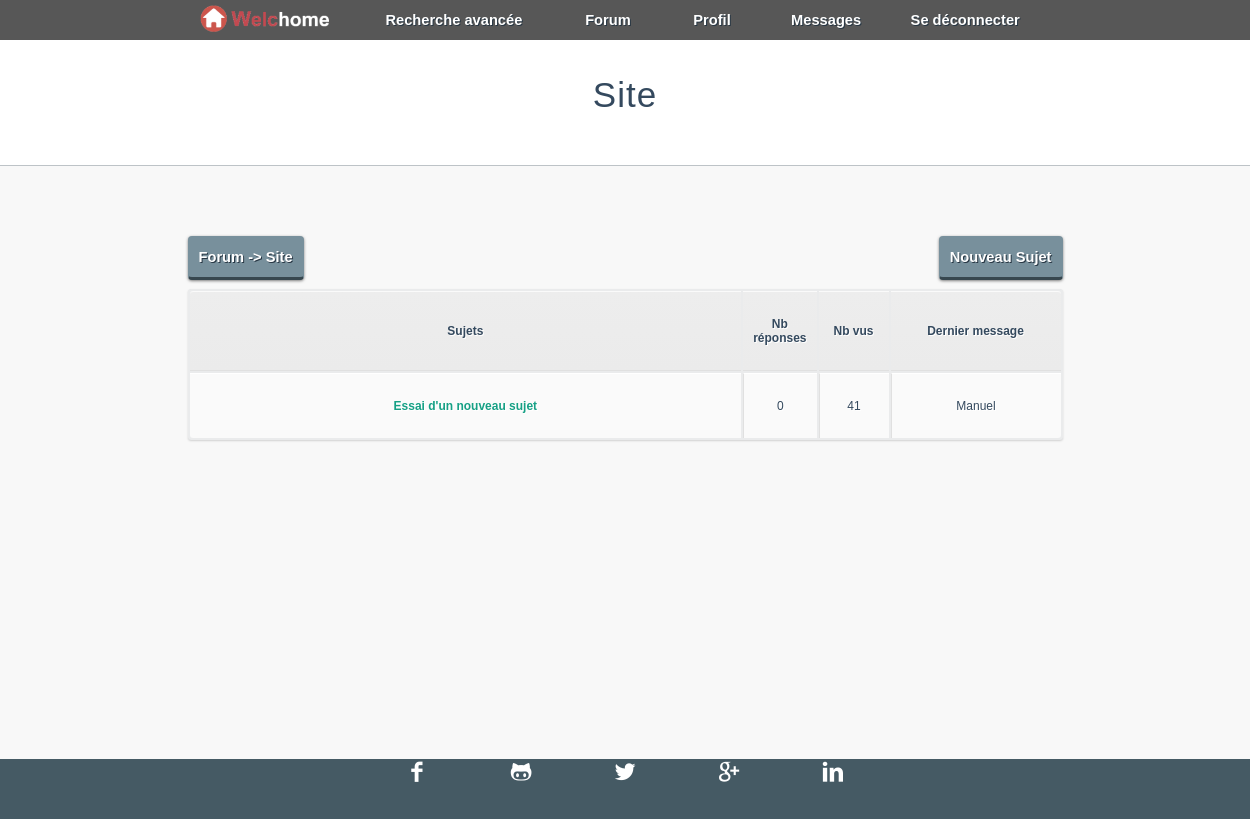
Before: /fichiers_php/site.php?id_cat=2 (signed in) with the older database file.
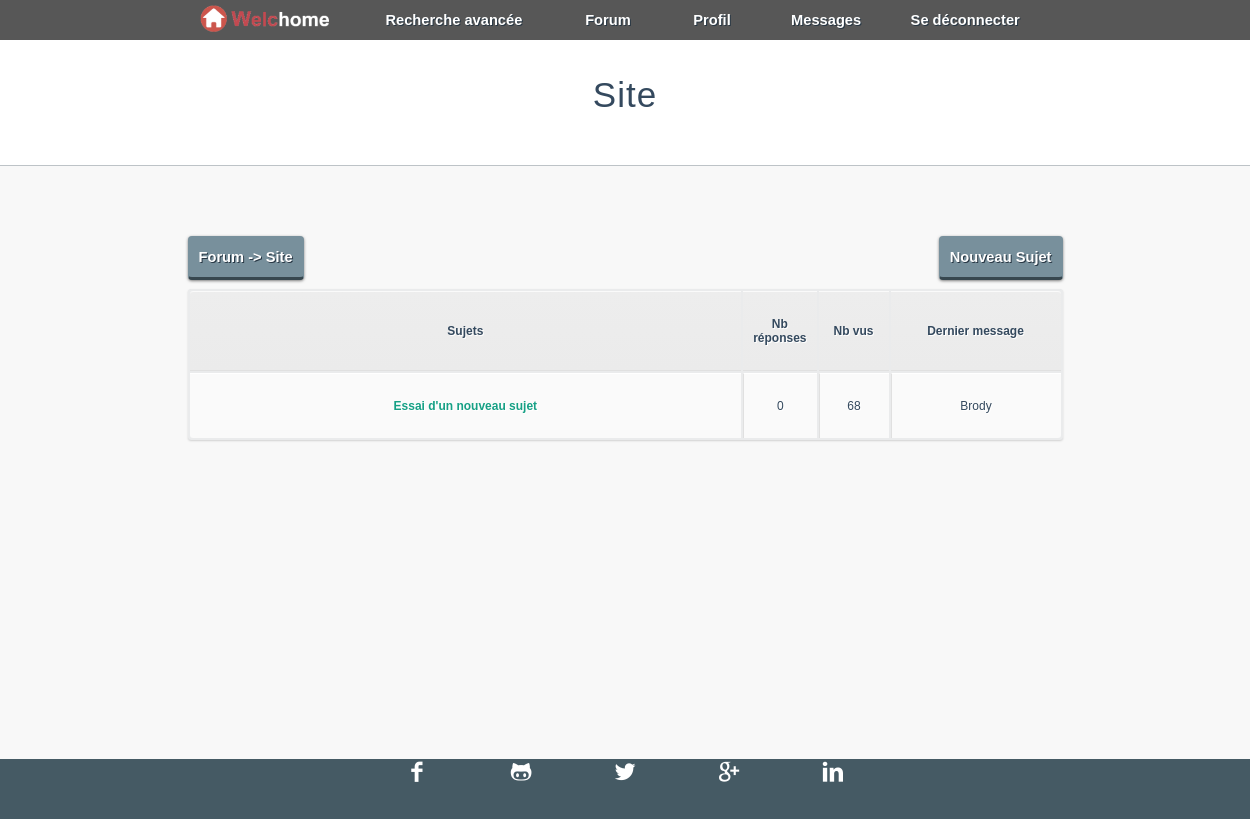
After: the same page with the newer database file.
### tables this page shows
CREATE TABLE IF NOT EXISTS `forum_topic` (
  `id_topic` int(11) NOT NULL AUTO_INCREMENT,
  `id_cat` int(11) DEFAULT NULL,
  `id_user` int(11) NOT NULL,
  `nom_topic` text NOT NULL,
  `topic_first_post` text NOT NULL,
  `nb_answer` int(11) NOT NULL,
  `nb_views` int(11) NOT NULL,
  `priority_topic` int(11) DEFAULT NULL,
  PRIMARY KEY (`id_topic`)
);

CREATE TABLE IF NOT EXISTS `users` (
  `id_users` int(255) NOT NULL AUTO_INCREMENT,
  `username` varchar(255) NOT NULL,
  `nom_user` varchar(200) NOT NULL,
  `prenom_user` varchar(200) NOT NULL,
  `description_users` text NOT NULL,
  `preference_echange` text NOT NULL,
  `password` varchar(255) NOT NULL,
  `email` varchar(255) NOT NULL,
  `rights` varchar(255) NOT NULL,
  `signup_date` date NOT NULL,
  `avatar` text NOT NULL,
  `sexe` text,
  `tel` text,
  `situation` text,
  `profession` text,
  `description` text,
  PRIMARY KEY (`id_users`)
);

### fichiers_php/site.php (the view, shortened to what this page needs)
<?php
include("modeles.php");
$ret = $bdd -> prepare("SELECT * FROM forum_forum WHERE id_cat=?");
$ret -> execute(array($_GET["id_cat"]));
$name_cat = $ret -> fetch();
?>
<html>
<head>
    <link rel="stylesheet" href="../style.css" />
</head>
<body class="forum_messagerie">
<header>
    <?php include("menus.php"); ?>
</header>
<div class="superglobal">
    <div class="global">
        <?php
        if (isset($_SESSION['userid'])) {
          echo ' <div class="forum_title"><h7> <a "site.php?id_cat='.$name_cat[0].'">'.$name_cat[1].'</a></h7></div>';
        }
        ?>
        <?php
        if(isset($_SESSION['userid'])){
            echo '
            <div class="forum_top">
                <div class="arborescence">
                    <a href="forum.php">Forum</a> -> <a href="site.php?id_cat='.$name_cat[0].'">'.$name_cat[1].'</a>
                </div>
                <div class="forum_top_r_button">
                    <a href="new_topic.php?id_cat='. $_GET['id_cat'] .'" id="btn_new_topic">Nouveau Sujet</a>
                </div>
            </div>
            ';
        }
        else {echo '    <div class="forum_title"><h7> <a "site.php?id_cat='.$name_cat[0].'">'.$name_cat[1].'</a></h7></div>
                        <div class="forum_top">
                            <div class="arborescence">
                                 <a href="forum.php">Forum</a> -> <a href="site.php?id_cat='.$name_cat[0].'">'.$name_cat[1].'</a>
                            </div>
                            <div class="forum_top_r_button">
                                 <a href="sign_up.php" id="btn_new_topic">Inscrivez vous pour lancer un sujet !</a>
                            </div>
                        </div>
                    ';}
        ?>
        <table class="tableau_site">
            <tr>
                <th><?php echo sujet; ?></th>
                <th style="width: 50px;"><?php echo nbreponse; ?></th>
                <th style="width: 50px;"><?php echo nbvu; ?></th>
                <th style="width: 150px;"><?php echo lastmessage; ?></th>
            </tr>
            <?php
            $req = $bdd -> prepare("SELECT * FROM forum_topic WHERE id_cat=?");
            $req -> execute(array($_GET['id_cat']));
            $nb = $req -> rowCount();
            $ret = $bdd -> prepare("SELECT last_message FROM forum_forum WHERE id_cat=?");
            $ret -> execute(array($_GET['id_cat']));
            if ($nb == 0) {echo "";}
            else {
                for ($i=0;$i<$nb;$i++) {
                    $topic = $req -> fetch();
                    $last = $ret -> fetch();
                    $last2 = $bdd -> prepare("SELECT * FROM users WHERE id_users=?");
                    $last2 -> execute(array($last[0]));
                    $lastf = $last2 -> fetch();
                    ?>
                    <tr>
                        <td><a href="topic.php?id_topic=<?php echo $topic[0]; ?>&id_cat=<?php echo $_GET['id_cat']; ?>"><?php echo $topic[3];?></a></td>
                        <td><?php echo $topic[5];?></td>
                        <td><?php echo $topic[6];?></td>
                        <td><?php echo $lastf[1];?></td>
                    </tr>
                <?php
                }
            }
            ?>
        </table>
    </div>
</div>
<?php
include("footer2.php");
?>
</body>
</html>

Changed rows visible on the page:
changed forum_topic "Essai d'un nouveau sujet": nb_views "41" → "68"; users.username "Manuel" → "Brody"
